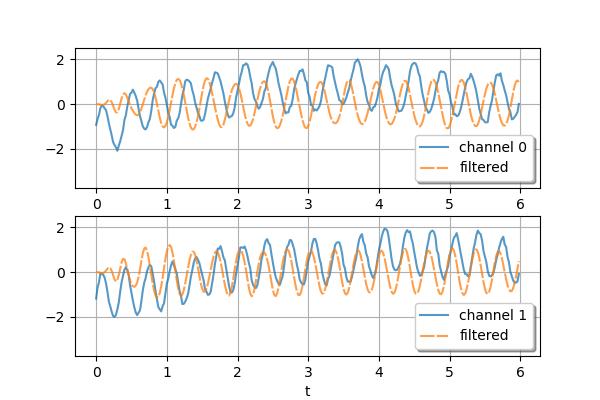

This chart was generated by the following Python code:
# This example requires scipy and matplotlib.

import numpy as np
from scipy.signal import ellip
import matplotlib.pyplot as plt
from ufunclab import sosfilter


# Sample rate, samples per second.
fs = 50.0

rng = np.random.default_rng(122333444455555)
T = 6.0  # Duration of demonstration signal, seconds.
n = int(fs * T)
t = np.arange(n)/fs
# Frequencies of the "signal" in channel 0 and channel 1.
f = np.array([[2.5], [3.0]])
x = (np.sin(2*np.pi*f*t) + 0.05*rng.normal(size=(2, n)).cumsum(axis=1)
     + 0.05*rng.normal(size=(2, n)) + np.array([[-0.08], [-0.1]])*(t-3.5)**2)


# Edges of the passband.  In the interval [passband_left, passpand_right],
# the maximum ripple should be given by pass_ripple_db.  Frequencies are
# in the same units as fs.
passband_left = 2.0
passband_right = 6.0
pass_ripple_db = -20*np.log10(0.9995)
stop_atten_db = -20*np.log10(0.0001)
filter_order = 6

# Design an elliptic bandpass digital filter.
sos = ellip(filter_order, rp=pass_ripple_db, rs=stop_atten_db,
            btype='bandpass',
            Wn=[passband_left, passband_right], fs=fs,
            output='sos')

y = sosfilter(sos, x)

plt.figure(figsize=(6, 4))
for k in range(2):
    plt.subplot(2, 1, k + 1)
    plt.plot(t, x[k], alpha=0.75, label=f'channel {k}')
    plt.plot(t, y[k], alpha=0.75, linestyle=(0, [7, 1]), label='filtered')
    plt.ylim(-3.75, 2.5)
    plt.legend(framealpha=1, shadow=True, loc='best')
    plt.grid()

plt.xlabel('t')
# plt.show()
plt.savefig('sosfilter_demo.png')
